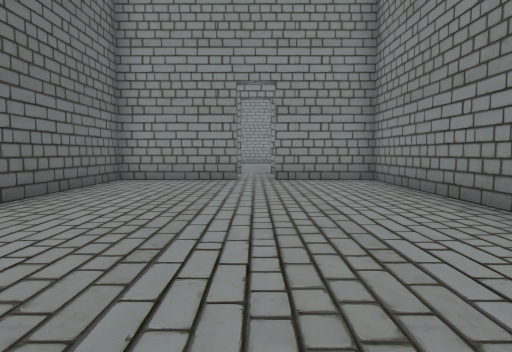
[1] (above)

17 first-person views from a walk through a 3-D level made in the Unity game engine. The camera is 1.4 m above the floor, tilts 4° down and sees 75° across. The floor is counted in squares, 2 m on a side. Each view is taken from the middle of a square. On the plan, view 1 faces up. The plan holds only what a view shows up to about 10 squares ahead; the rest is blank. The place goes on beyond the plan. Some trees and plants on the terrain are drawn as simple stand-ins. The player is left out. Some surface patterns are stand-ins.

[2]
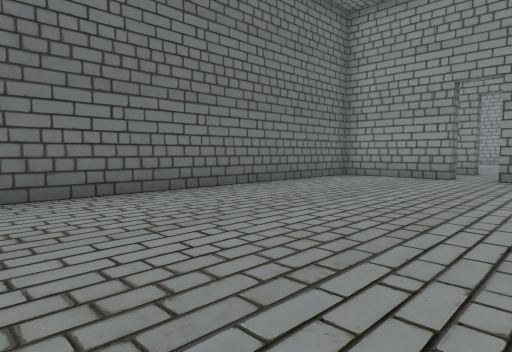

[3]
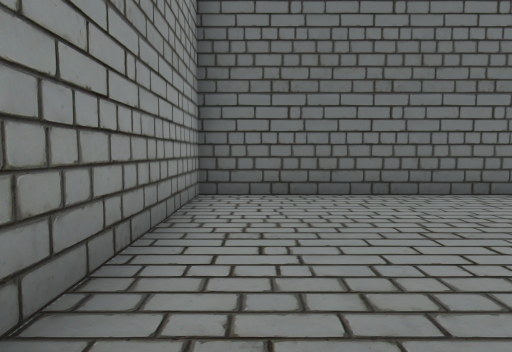

[4]
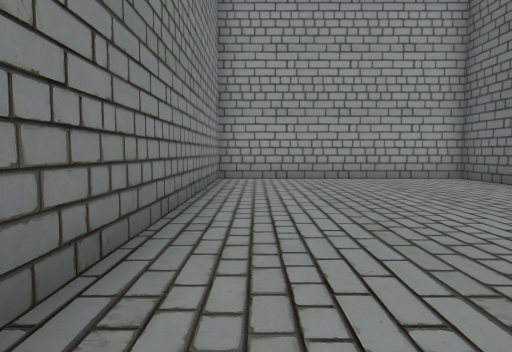

[5]
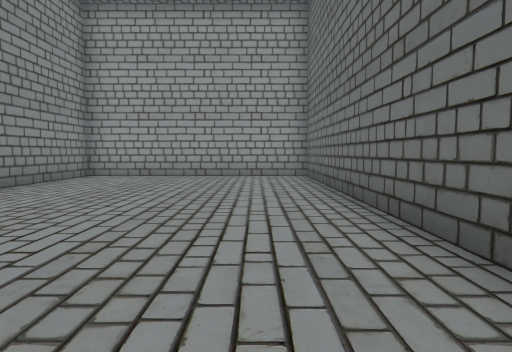

[6]
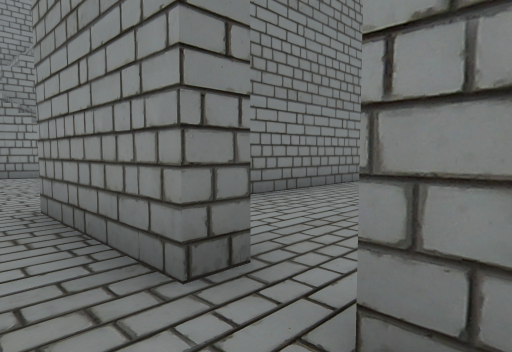

[7]
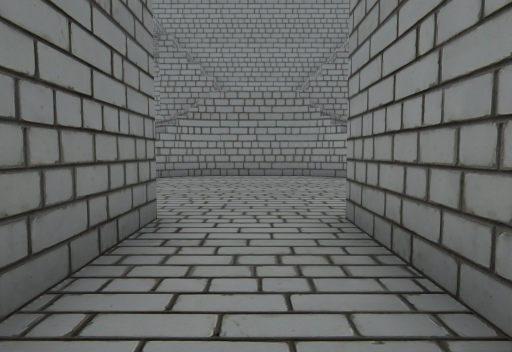

[8]
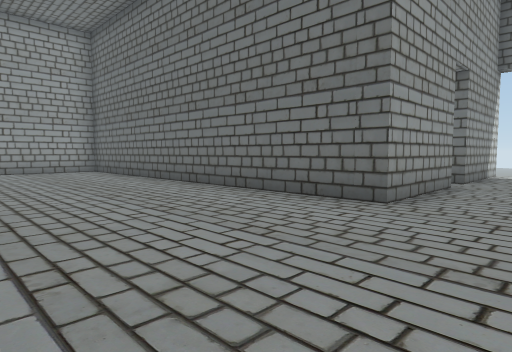

[9]
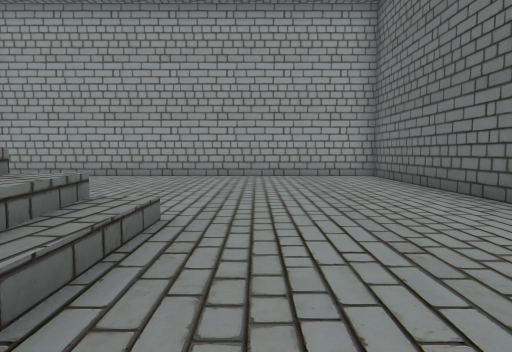

[10]
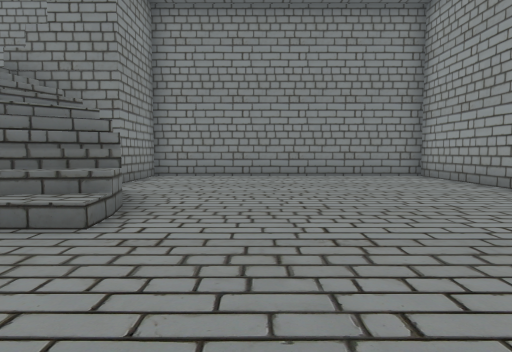

[11]
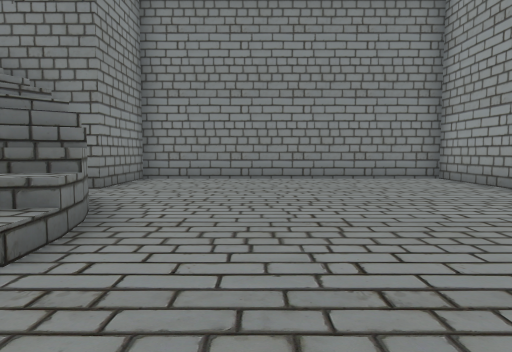

[12]
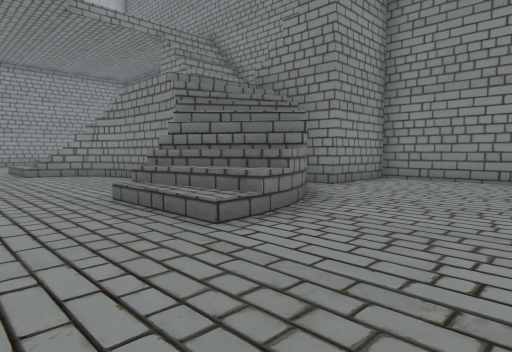

[13]
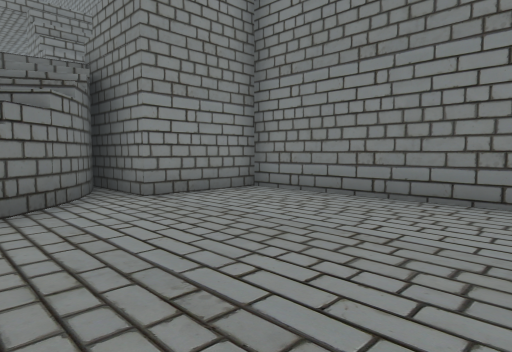

[14]
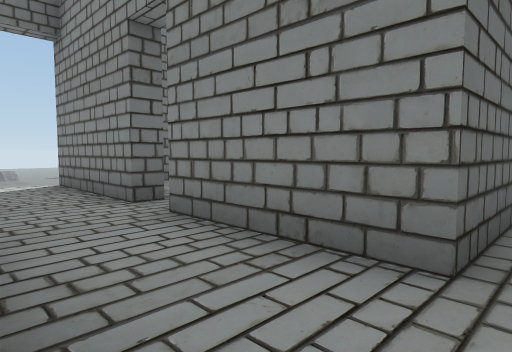

[15]
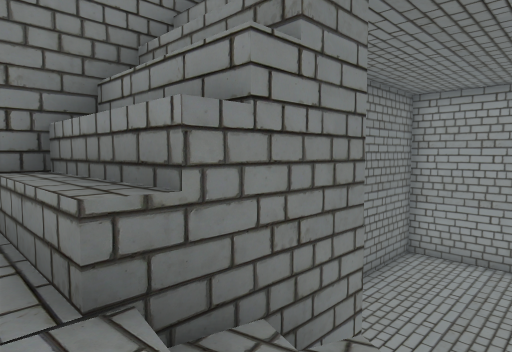

[16]
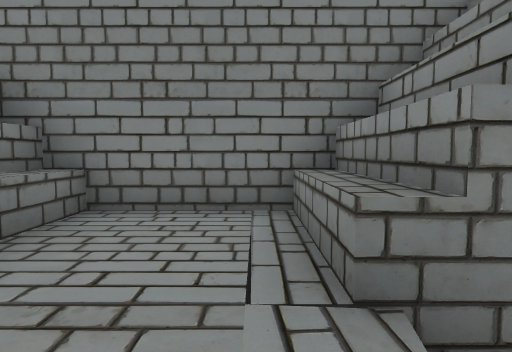

[17]
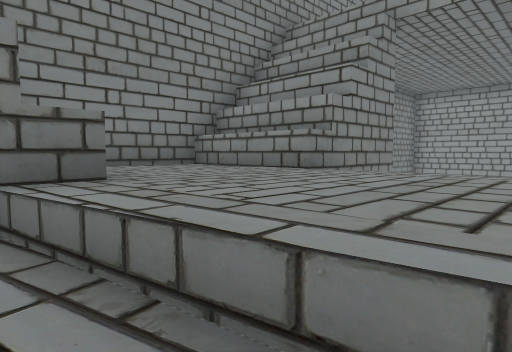

### Floor plan
Key: @ floor where view 1 was taken; # wall or solid block; . main floor; : floor 1 m higher than the main floor; + floor 4.5 m higher than the main floor; * floor 5 m higher than the main floor; / step, stairs or slope; ^ raised ledge.
Columns run from 4 left of view 1 to 15 right of it. Each row starts with its distance up from view 1.
 12   ..   #......//+###
 11 ####.###....../**^^#
 10 ...............****#
  9 ####.###......#****#
  8 #......#......///###
  7 #......#....////###
  6 #......#....////.###
  5 #......#..../:#....#
  4 #......#...........#
  3 #......#...........#
  2 #......#...........#
  1 #......#...........#
  0 #...@..#...........#
 -1 #......#...........#
 -2 ####################

Where each view was taken, in squares from view 1:
view 1: 0 up, 0 right, facing up
view 2: 1 down, 2 right, facing up-left
view 3: 1 down, 2 right, facing left
view 4: 7 up, 2 right, facing down
view 5: 8 up, 2 left, facing down
view 6: 10 up, 1 left, facing down-right
view 7: 10 up, 0 right, facing right
view 8: 11 up, 8 right, facing down-left
view 9: 8 up, 7 right, facing down
view 10: 3 up, 5 right, facing right
view 11: 3 up, 6 right, facing right
view 12: 2 up, 6 right, facing up-right
view 13: 1 up, 10 right, facing up-right
view 14: 9 up, 4 right, facing up-left
view 15: 9 up, 11 right, facing down-right
view 16: 9 up, 11 right, facing right
view 17: 12 up, 10 right, facing down-right
